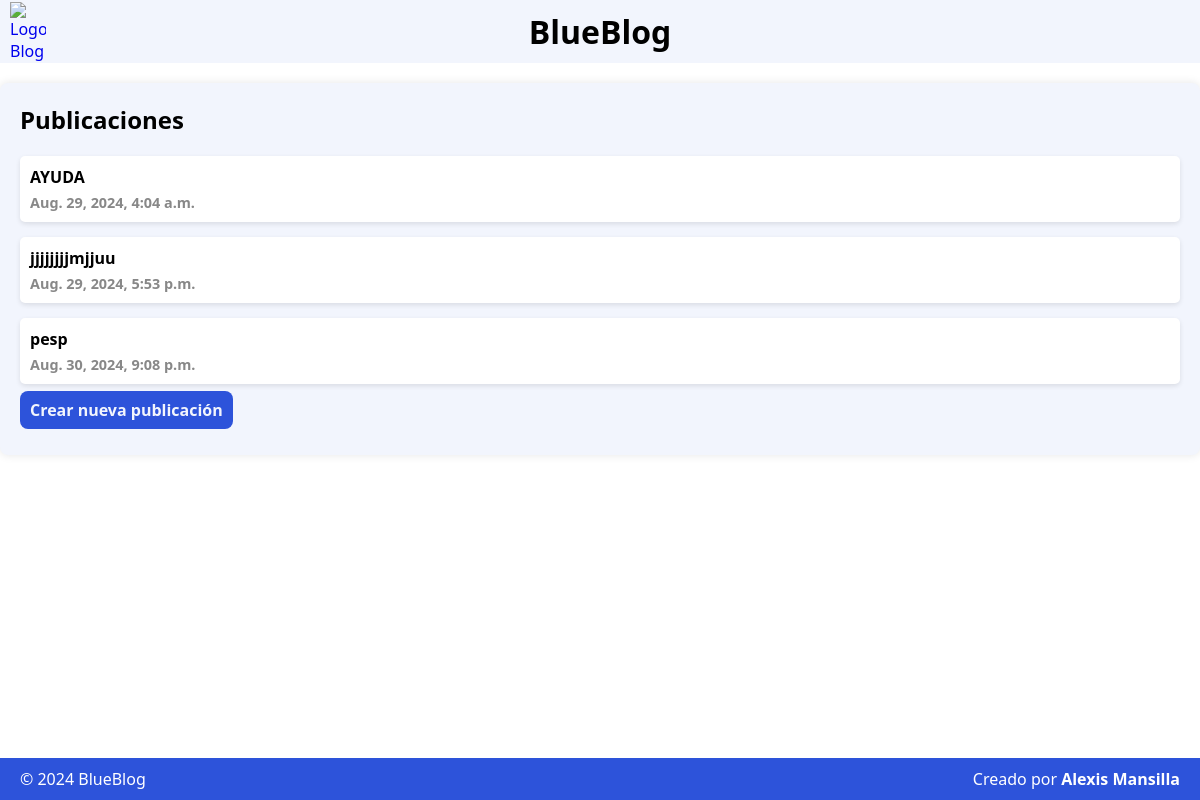
Before: / with the older database file.
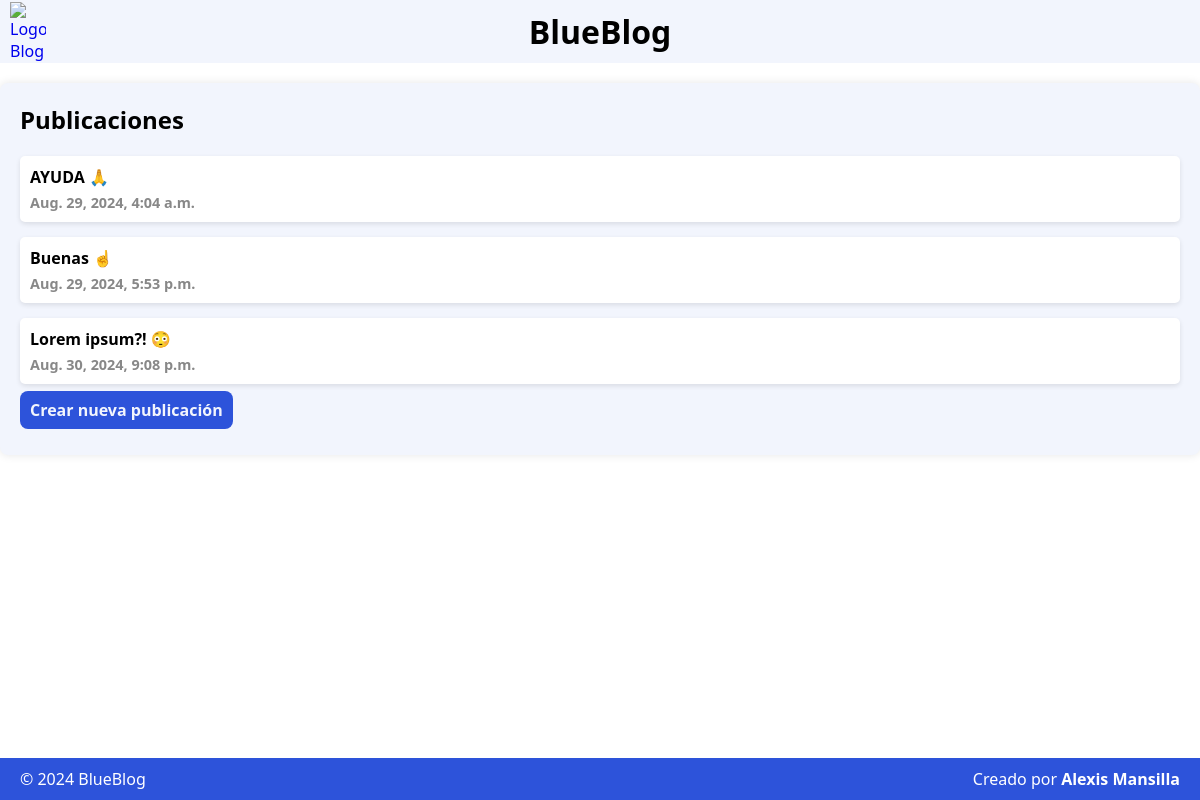
After: the same page with the newer database file.
### blogTaller/models.py (models this page shows, shortened)
class Post(models.Model):
    title = models.CharField(max_length=50)
    content = models.TextField()
    created_at = models.DateTimeField(auto_now_add=True)

### blogTaller/views.py (the view)
# urls.py: path('', views.post_list, name='post_list'),
def post_list(request):
    posts = Post.objects.all()
    return render(request, 'blogTaller/post_list.html', {'posts': posts})

### blogTaller/templates/blogTaller/post_list.html (shortened to what this page needs)
{% extends 'blogTaller/base.html' %}
{% block content %}
    <h2>Publicaciones</h2>
    <ul>
        {% for post in posts %}
        <a href="{% url 'post_detail' post.id %}">
            <li>
                {{ post.title }}
                <p>{{ post.created_at }}</p>
            </li></a>
        {% endfor %}
    </ul>
    <div class="newpost">
        <a href="{% url 'post_new' %}" class="button">Crear nueva publicación</a>
    </div>
{% endblock %}

Changed rows visible on the page:
changed Post: title "AYUDA" → "AYUDA 🙏"
changed Post: title "jjjjjjjjmjjuu" → "Buenas ☝"
changed Post: title "pesp" → "Lorem ipsum?! 😳"
